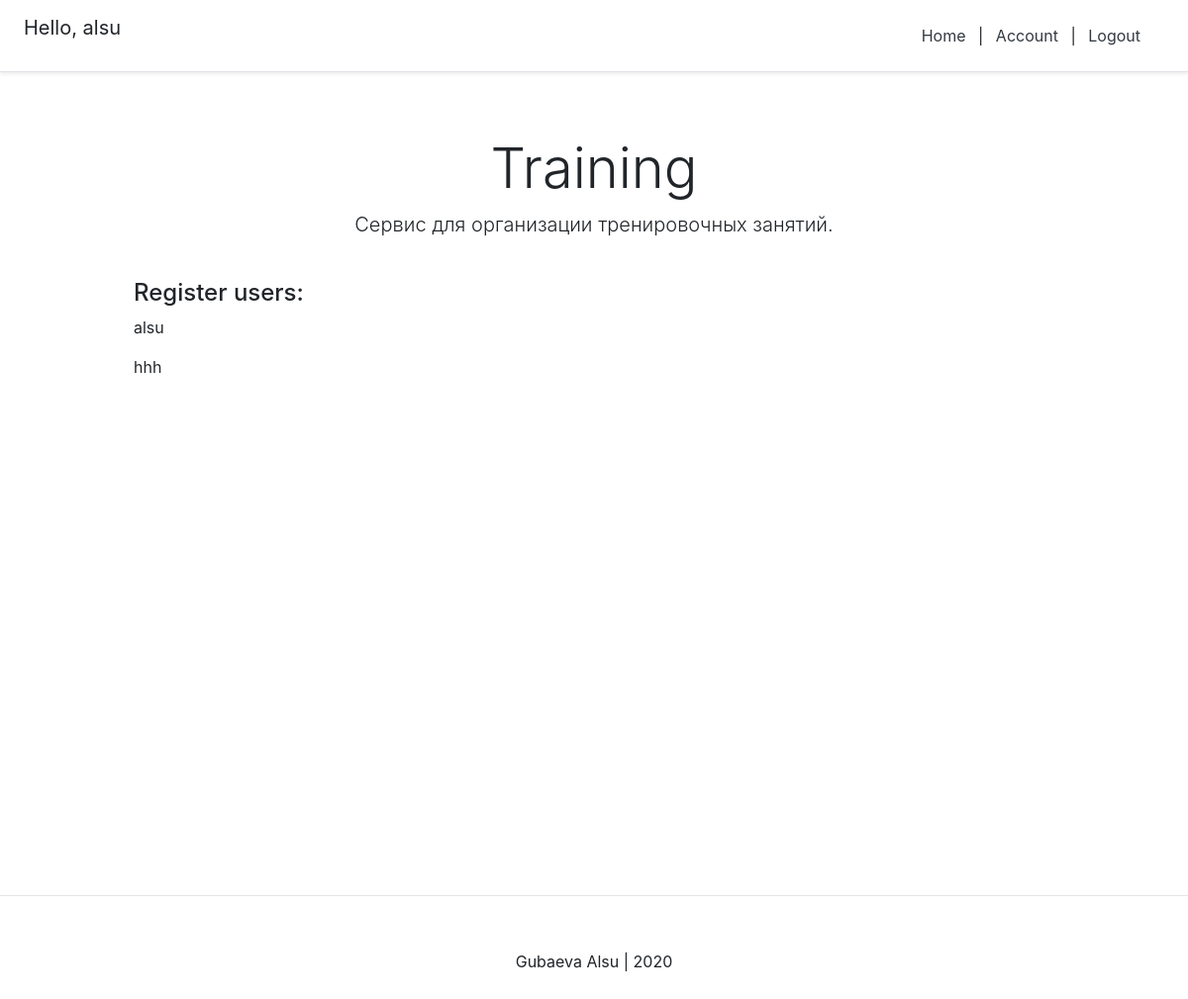
Page / (signed in) on the committed database.
### user/models.py (models this page shows, shortened)
class New_user(AbstractBaseUser):
    email = models.EmailField(verbose_name="email", max_length=60, unique=True)
    username = models.CharField(max_length=40, unique=True)
    date_joined = models.DateTimeField(verbose_name='date joined', auto_now_add=True)
    last_login = models.DateTimeField(verbose_name='last login', auto_now=True)
    is_admin = models.BooleanField(default=False)
    is_active = models.BooleanField(default=True)
    is_staff = models.BooleanField(default=False)
    is_superuser = models.BooleanField(default=False)
    photo = models.ImageField(upload_to='images/', blank=True)
    status = models.TextField(max_length=50, blank=True)
    USERNAME_FIELD = 'username'
    objects = MyAccountManager()
    def __str__(self):
        return self.username

### personal/views.py (the view)
# urls.py: path('', home_screen_view, name = "home"),
def home_screen_view(request):
    context = {}
    accounts = New_user.objects.all()
    context['accounts'] = accounts
    return render(request, 'personal/home.html', context)

### templates/personal/home.html
{% extends 'user_page/main.html' %}
{% block all_posts %}
<div class="pricing-header px-3 py-3 pt-md-5 pb-md-4 mx-auto text-center">
  <h1 class="display-4">Training</h1>
  <p class="lead">Сервис для организации тренировочных занятий.</p>
</div>
<div class="container">
    <div class="d-flex flex-column">
        <h4>Register users:</h4>
        {% for account in accounts %}
            <p>{{ account }}</p>
        {% endfor %}
    </div>
</div>
{% endblock all_posts %}

### templates/snippets/header.html (shortened to what this page needs)
<link rel="stylesheet" href="https://stackpath.bootstrapcdn.com/bootstrap/4.4.1/css/bootstrap.min.css"
>
<div class="d-flex flex-column flex-md-row align-items-center p-3 px-md-4 mb-3 bg-white border-bottom shadow-sm">
  <h5 class="my-0 mr-md-auto font-weight-normal">
      {% if request.user.is_authenticated %}
          <p>Hello, {{ request.user.username }} </p>
      {% endif %}
  </h5>
  <nav class="my-2 my-md-0 mr-md-3">
      {% if request.user.is_authenticated  %}
          <a class="p-2 text-dark" href="{% url 'home' %}">Home</a> |
          <a class="p-2 text-dark" href="{% url 'account' %}">Account</a> |
          <a class="p-2 text-dark" href="{% url 'logout' %}">Logout</a>
      {% else %}
          <a class="p-2 text-dark" href="{% url 'home' %}">Home</a> |
          <a class="p-2 text-dark" href="{% url 'login' %}">Login</a> |
          <a class="btn btn-outline-primary" href="{% url 'register' %}">Register</a>
      {% endif %}
  </nav>
</div>

### templates/snippets/header.html (style rules this page uses)
@media (min-width: 768px) { html { font-size: 16px; } }
.container { max-width: 960px; }
.pricing-header { max-width: 700px; }

### rows in the picture
New_user: user.username "alsu", username "alsu"
New_user: username "hhh"
